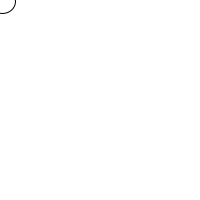
Frame 1 (no input)
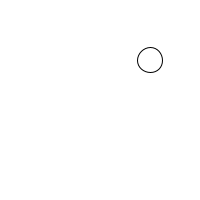
Frame 60 (the mouse pressed at the canvas centre just before this capture)
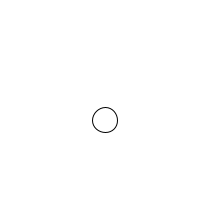
Frame 120 (the mouse held since frame 60 and released just before this capture)

The Processing sketch that drew these frames (run headless with seeded random() and noise(); from frame 60 on, the mouse is pressed at the canvas centre):

// Processing sketch: BounceBall
// ── BounceBall.pde
PVector location;
PVector velocity;

void setup() {
  size(200, 200);
  location = new PVector(0, 0);
  velocity = new PVector(2.5, 1);
}

void draw() {
  background(255);
  location.add(velocity);
  render(location.x, location.y);

  // bounce
  if (location.x < 0 || location.x > width) {
    velocity.x *= -1;
  }
  if (location.y < 0 || location.y > height) {
    velocity.y *= -1;
  }
}

void render(float x, float y){
  float radius = 25;
  ellipse(x, y, radius, radius);
}

// ── PVector.pde
class PVector{
    float x, y;

    PVector(float x_, float y_){
        x = x_;
        y = y_;
    }

    void add(PVector velocity){
        x += velocity.x;
        y += velocity.y;
    }

    void render(){
        float radius = 25;
        ellipse(x, y, radius, radius);
    }
}
